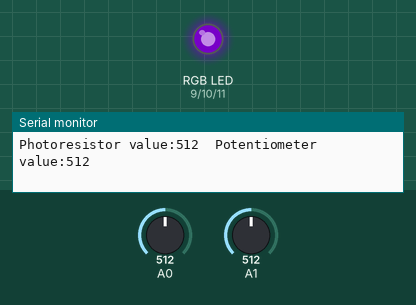
The sketch below on a simulated Arduino Uno, built with avr-gcc and run on an emulated ATmega328P. On the bench: an RGB LED mixed from three pins (HIGH = lit), the last lines printed to the serial monitor. Dashed ring = blinking. The inputs (shaded band) are chosen by the test bench; at power-on: A0 = 512, A1 = 512. Dim RGB values are drawn brighter than linear.

Above: at 2.0 s.
2.1 s: A0 set to 585
5.6 s: A0 set to 607
7.5 s: A0 set to 511
At 8.71 s:
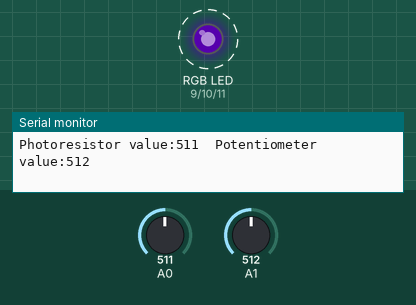
12.0 s: A1 set to 490
At 12.8 s:
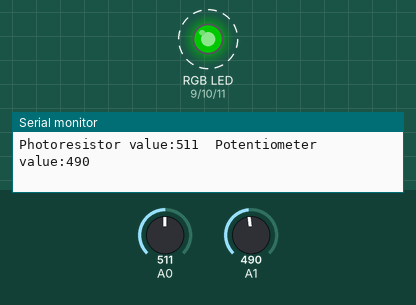
16.0 s: A1 set to 390
At 17.4 s:
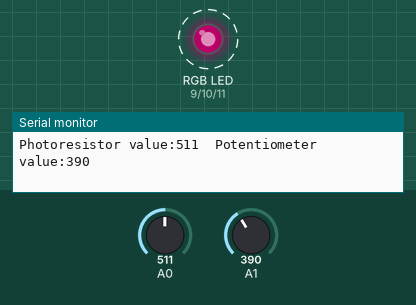
20.5 s: A1 set to 710
At 22.02 s:
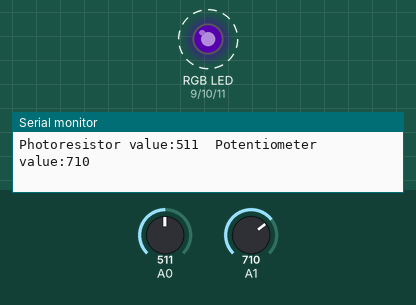
Timing chart, 0 to 26.0 s (numbered marks = the images above; inputs shaded):
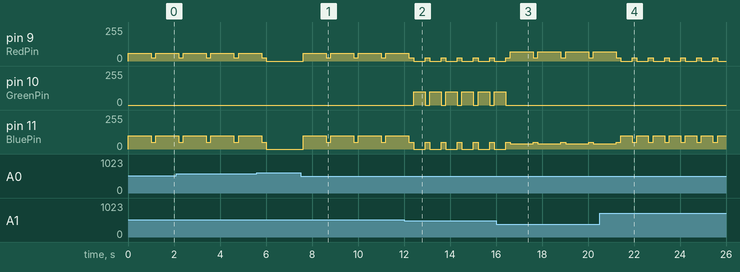

The sketch:

Task_4_Project_1.ino
```cpp
/*
SparkFun Inventor’s Kit
Circuit 1D-RGB Nightlight

Turns an RGB LED on or off based on the light level read by a photoresistor.
Change colors by turning the potentiometer.

This sketch was written by SparkFun Electronics, with lots of help from the Arduino community.
This code is completely free for any use.

View circuit diagram and instructions at: https://learn.sparkfun.com/tutorials/sparkfun-inventors-kit-experiment-guide---v40
Download drawings and code at: https://github.com/sparkfun/SIK-Guide-Code
 */

int photoresistor = A0;          //variable for storing the photoresistor value
int potentiometer = A1;          //variable for storing the photoresistor value
int threshold = 600;            //if the photoresistor reading is lower than this value the light wil turn on

//LEDs are connected to these pins
int RedPin = 9;
int GreenPin = 10;
int BluePin = 11;

void setup() {
  Serial.begin(9600);           //start a serial connection with the computer

  //set the LED pins to output
  pinMode(RedPin,OUTPUT);
  pinMode(GreenPin,OUTPUT);
  pinMode(BluePin,OUTPUT);
}

void loop() {

  photoresistor = analogRead(A0);         //read the value of the photoresistor
  potentiometer = analogRead(A1);

  Serial.print("Photoresistor value:");
  Serial.print(photoresistor);          //print the photoresistor value to the serial monitor
  Serial.print("  Potentiometer value:");
  Serial.println(potentiometer);          //print the photoresistor value to the serial monitor

  if(photoresistor < threshold){          //if it's dark (the photoresistor value is below the threshold) turn the LED on
    //These nested if staments check for a variety of ranges and
    //call different functions based on the current potentiometer value.
    //Those functions are found at the bottom of the sketch.
    if(potentiometer > 0 && potentiometer <= 100)
      delay(500);
      red();
    if(potentiometer > 100 && potentiometer <= 200)
      delay(1000);
      orange();
    if(potentiometer > 200 && potentiometer <= 300)
      delay(500);
      yellow();
    if(potentiometer > 300 && potentiometer <= 400)
      delay(1000);
      green();
    if(potentiometer > 400 && potentiometer <= 500)
      delay(500);
      cyan();
    if(potentiometer > 500 && potentiometer <= 600)
      delay(1000);
      blue();
    if(potentiometer > 700)
      delay(500);
      magenta();
  }
  else {                                //if it isn't dark turn the LED off

    turnOff();                            //call the turn off function

  }

  delay(200);                             //short delay so that the printout is easier to read
}

void red (){

    //set the LED pins to values that make red
    analogWrite(RedPin, 100);
    analogWrite(GreenPin, 0);
    analogWrite(BluePin, 0);
}
void orange (){

    //set the LED pins to values that make orange
    analogWrite(RedPin, 50);
    analogWrite(GreenPin, 0);
    analogWrite(BluePin, 100);
}
void yellow (){

    //set the LED pins to values that make yellow
    analogWrite(RedPin, 70);
    analogWrite(GreenPin, 0);
    analogWrite(BluePin, 40);
}
void green (){

    //set the LED pins to values that make green
    analogWrite(RedPin, 0);
    analogWrite(GreenPin, 100);
    analogWrite(BluePin, 0);
}
void cyan (){

    //set the LED pins to values that make cyan
    analogWrite(RedPin, 60);
    analogWrite(GreenPin, 0);
    analogWrite(BluePin, 100);
}
void blue (){

    //set the LED pins to values that make blue
    analogWrite(RedPin, 0);
    analogWrite(GreenPin, 0);
    analogWrite(BluePin, 100);
}
void magenta (){

    //set the LED pins to values that make magenta
    analogWrite(RedPin, 25);
    analogWrite(GreenPin, 0);
    analogWrite(BluePin, 50);
}
void turnOff (){

    //set all three LED pins to 0 or OFF
    analogWrite(RedPin, 0);
    analogWrite(GreenPin, 0);
    analogWrite(BluePin, 0);
}
```

Measured:
- after the input at 7.5 s, pin 9 (RedPin): alternates 60/255 for 1.0 s and 25/255 for 0.20 s, starting after 0.11 s; pin 11 (BluePin): alternates 100/255 for 1.0 s and 50/255 for 0.20 s, starting after 0.11 s
- after the input at 12.0 s, pin 10 (GreenPin): alternates 100/255 for 0.50 s and 0/255 for 0.20 s, starting after 0.42 s; pin 11 (BluePin): alternates 50/255 for 0.20 s and 0/255 for 0.50 s, starting after 0.42 s
- after the input at 16.0 s, pin 9 (RedPin): alternates 70/255 for 1.0 s and 25/255 for 0.20 s, starting after 0.42 s; pin 10 (GreenPin): goes on until 16.4 s, then stays 0/255; pin 11 (BluePin): alternates 50/255 for 0.20 s and 40/255 for 1.0 s, starting after 0.62 s
- after the input at 20.5 s, pin 9 (RedPin): alternates 25/255 for 0.20 s and 0/255 for 0.50 s, starting after 0.73 s; pin 11 (BluePin): alternates 100/255 for 0.50 s and 50/255 for 0.20 s, starting after 0.93 s
- by itself, pin 9 (RedPin): alternates 60/255 for 1.0 s and 25/255 for 0.20 s
- by itself, pin 11 (BluePin): alternates 100/255 for 1.0 s and 50/255 for 0.20 s
